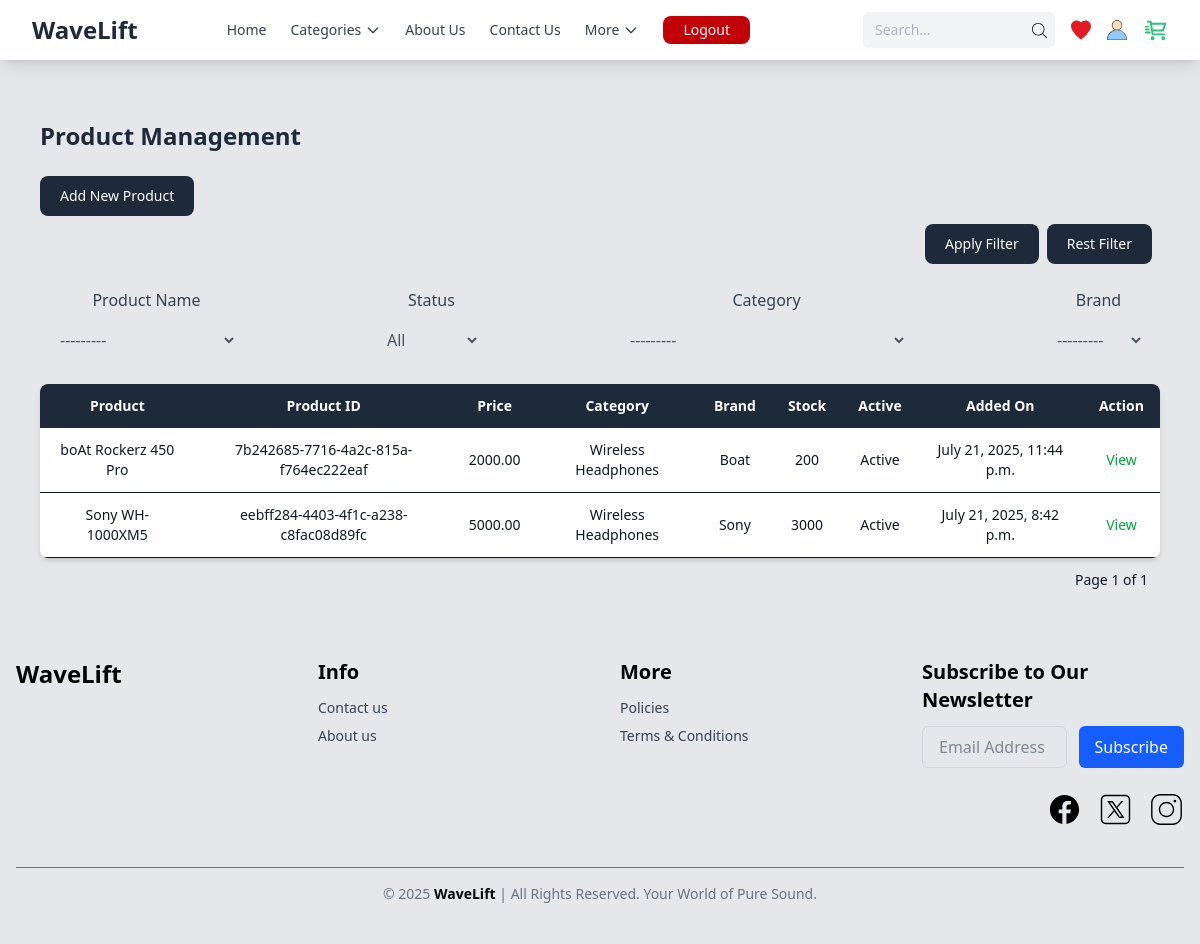
The app's page /products/products/ (signed in) with its own data.
### products/models.py (models this page shows, shortened)
class Product(models.Model):
    STATUS_CHOICES = (
        (1, 'Active'),
        (0, 'Inactive'),
    )
    id = models.UUIDField(primary_key=True, default=uuid4, editable=False)
    category = models.ForeignKey(Category, on_delete=models.SET_NULL, null=True, blank=True, related_name='products')
    brand = models.ForeignKey(Brand, on_delete=models.SET_NULL, null=True, blank=True, related_name='products')
    name = models.CharField(max_length=255)
    slug = models.CharField(max_length=255, unique=True)
    description = models.TextField(blank=True, null=True)
    price = models.DecimalField(max_digits=10, decimal_places=2, validators=[MinValueValidator(0)])
    status = models.IntegerField(choices=STATUS_CHOICES, default=1)
    is_deleted = models.BooleanField(default=False)
    colors = models.ManyToManyField(Color, related_name='products', blank=True)
    created_at = models.DateTimeField(auto_now_add=True)
    updated_at = models.DateTimeField(auto_now=True)
    stock_qty = models.IntegerField(validators=[MinValueValidator(0)])
    class Meta:
        db_table = 'products'
        verbose_name = 'Product'
        verbose_name_plural = 'Products'
        ordering = ['-created_at']
        indexes = [
            models.Index(fields=['slug']),
            models.Index(fields=['status']),
            models.Index(fields=['category']),
            models.Index(fields=['brand']),
        ]

class Category(models.Model):
    STATUS_CHOICES = (
        (1, 'Active'),
        (0, 'Inactive'),
    )
    id = models.UUIDField(default=uuid4, primary_key=True, editable=False)
    name = models.CharField(max_length=255)  # Renamed from type
    slug = models.CharField(max_length=255, unique=True)
    status = models.IntegerField(choices=STATUS_CHOICES, default=1)
    created_at = models.DateTimeField(auto_now_add=True)
    updated_at = models.DateTimeField(auto_now=True)
    class Meta:
        db_table = 'categories'
        verbose_name = 'Category'
        verbose_name_plural = 'Categories'
        ordering = ['name']
        indexes = [
            models.Index(fields=['slug']),
            models.Index(fields=['status']),
        ]
    def __str__(self):
        return f"{self.name}"

class Brand(models.Model):
    STATUS_CHOICES = (
        (1, 'Active'),
        (0, 'Inactive'),
    )
    id = models.UUIDField(primary_key=True, default=uuid4, editable=False)
    name = models.CharField(max_length=255)
    slug = models.CharField(max_length=255, unique=True)
    status = models.IntegerField(choices=STATUS_CHOICES, default=1)
    created_at = models.DateTimeField(auto_now_add=True)
    updated_at = models.DateTimeField(auto_now=True)
    class Meta:
        db_table = 'brands'
        verbose_name = 'Brand'
        verbose_name_plural = 'Brands'
        ordering = ['name']
        indexes = [
            models.Index(fields=['slug']),
            models.Index(fields=['status']),
        ]
    def __str__(self):
        return f"{self.name}"

### products/views.py (the view, shortened to what this page needs)
# urls.py: path("products/",ListProductView.as_view(),name="list_products_url"),
class ListProductView(View):
    template_name="products/list_products.html"
    def get(self,request):
        products = Product.objects.all()
        filter = ProductFilter(request.GET,queryset=products)
        page_number = request.GET.get('page')  # Use 'page' as the query parameter
        paginator = Paginator(filter.qs, per_page=3)
        page_obj = paginator.get_page(page_number)  # Get the page object
        return render(request,self.template_name,{'products':filter.qs,"myFilter":filter,"pages":page_obj})

### templates/products/list_products.html (shortened to what this page needs)
{% extends 'shared/base.html' %}
{% block content %}
<div class="flex flex-col lg:flex-row">
    <main class="flex-1 p-4 lg:p-6 overflow-auto transition-all duration-300" id="main-content">
        <div class="w-full max-w-7xl mx-auto">
            <div class="flex flex-wrap justify-between items-center mb-6 gap-4">
                <h2 class="text-lg sm:text-xl  lg:text-2xl font-semibold  text-gray-800">
                    Product Management
                </h2>
            </div>
<div class="flex  justify-start">
    <a href="{%url 'create_proudct_url' %}" class="text-white bg-gray-800 hover:bg-gray-900 focus:outline-none focus:ring-4 focus:ring-gray-300 font-medium rounded-lg text-sm px-5 py-2.5 me-2 mb-2 ">Add New Product</a>
</div>
            <form>
                <div class="flex w-full justify-end">
                    <button
                        class="text-white bg-gray-800 hover:bg-gray-900 focus:outline-none focus:ring-4 focus:ring-gray-300 font-medium rounded-lg text-sm px-5 py-2.5 me-2 mb-2 "
                        type="submit">Apply Filter</button>
                    <a class="text-white bg-gray-800 hover:bg-gray-900 focus:outline-none focus:ring-4 focus:ring-gray-300 font-medium rounded-lg text-sm px-5 py-2.5 me-2 mb-2 "
                        href="{% url 'list_products_url' %}">Rest Filter</a>
                </div>
                <div class="flex justify-between gap-2 flex-col lg:flex-row bg-gray-200 mb-4 rounded-2xl p-4">
                    {%for field in myFilter.form%}
                    <div class="flex flex-col lg:items-center text-gray-600 ">
                        <div class=" text-gray-700 px-4 mb-4 rounded-2xl">
                            {{field.label}}
                        </div>
                        <div>
                            {{field}}
                        </div>
                    </div>
                    {%endfor%}
                </div>
            </form>
            <div class="bg-white shadow-md rounded-lg overflow-x-auto">
                <table class="w-full min-w-[640px] text-center text-sm">
                    <thead class="bg-gray-800 text-white">
                        <tr>
                            <th class="px-4 py-3">Product</th>
                            <th class="px-4 py-3">Product ID</th>
                            <th class="px-4 py-3">Price</th>
                            <th class="px-4 py-3">Category</th>
                            <th class="px-4 py-3">Brand</th>
                            <th class="px-4 py-3">Stock</th>
                            <th class="px-4 py-3">Active</th>
                            <th class="px-4 py-3">Added On</th>
                            <th class="px-4 py-3">Action</th>
                        </tr>
                    </thead>
                    <tbody>
                        {%for product in pages%}
                        <tr class="border-b">
                            <td class="px-4 py-3">{{product.name}}</td>
                            <td class="px-4 py-3">{{product.id}}</td>
                            <td class="px-4 py-3">{{product.price}}</td>
                            <td class="px-4 py-3">{{product.category}}</td>
                            <td class="px-4 py-3">{{product.brand}}</td>
                            <td class="px-4 py-3">{{product.stock_qty}}</td>
                            <td class="px-4 py-3">{{product.status|yesno:"Active,No Active"}}</td>
                            <td class="px-4 py-3">{{product.created_at}}</td>
                            <td class="px-4 py-3">
                                <div class="flex justify-center gap-2 flex-wrap text-sm">
                                    <a href=""
                                        class="text-green-600 hover:underline">View</a>
                                </div>
                            </td>
                        </tr>
                        {% empty %}
                        <tr>
                            <td colspan="9" class="text-center text-red-400 font-bold text-2xl">No users match the
                                filter.</td>
                        </tr>
                        {%endfor%}
                    </tbody>
                </table>
            </div>
    <div class="flex items-center space-x-2 mt-2 justify-end">
                    <span class="px-3 py-1 text-sm">Page {{ pages.number }} of {{ pages.paginator.num_pages }}</span>
                </div>
    </main>
</div>
{% endblock %}

### records on screen
Product: name "boAt Rockerz 450 Pro", id "7b242685-7716-4a2c-815a-f764ec222eaf", price "2000.00", category "Wireless Headphones", brand "Boat", stock_qty "200", status "Active", created_at "July 21, 2025, 11:44 p.m."
Product: name "Sony WH-1000XM5", id "eebff284-4403-4f1c-a238-c8fac08d89fc", price "5000.00", category "Wireless Headphones", brand "Sony", stock_qty "3000", status "Active", created_at "July 21, 2025, 8:42 p.m."

### other values on screen
{{ field.label }} "Product Name" "Status" "Category" "Brand"
{{ pages.number }} "1"
{{ pages.paginator.num_pages }} "1"
